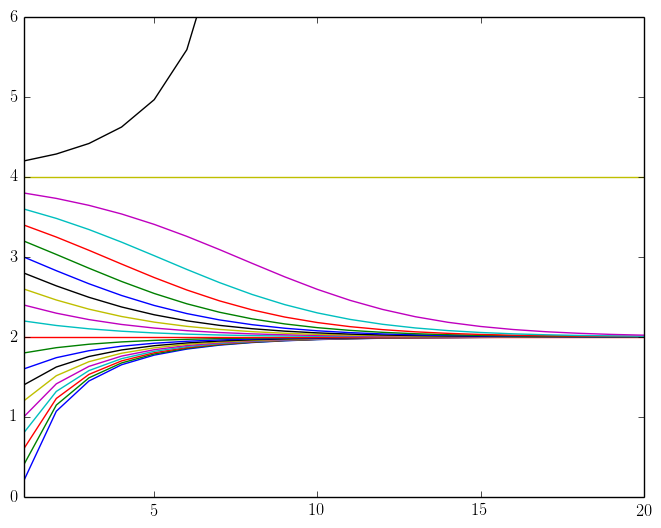

The Python source for this figure:
#!/usr/bin/python2

import math
import numpy
import matplotlib.pyplot as plt

## Use a maximal value of f to avoid overflows
maxvalue = 10

f = lambda u: min(math.pow(math.sqrt(2), u), maxvalue)

def sequence_b(c, n):
    result = []
    while len(result) < n:
        result.append(c)
        c = f(c)
    return(result)

xmax = 20
ymax = 6
cstep = 0.2
cs = numpy.arange(cstep, 4 + 2*cstep, cstep)

plt.rc('text', usetex=True)
plt.rc('font', family='serif')

for c in cs:
    plt.plot(range(1, xmax+1),
             sequence_b(c, xmax))

plt.xlim(1,xmax)
plt.ylim(0,ymax)
plt.savefig("infinite_exponentiation.png", bbox_inches = "tight")
